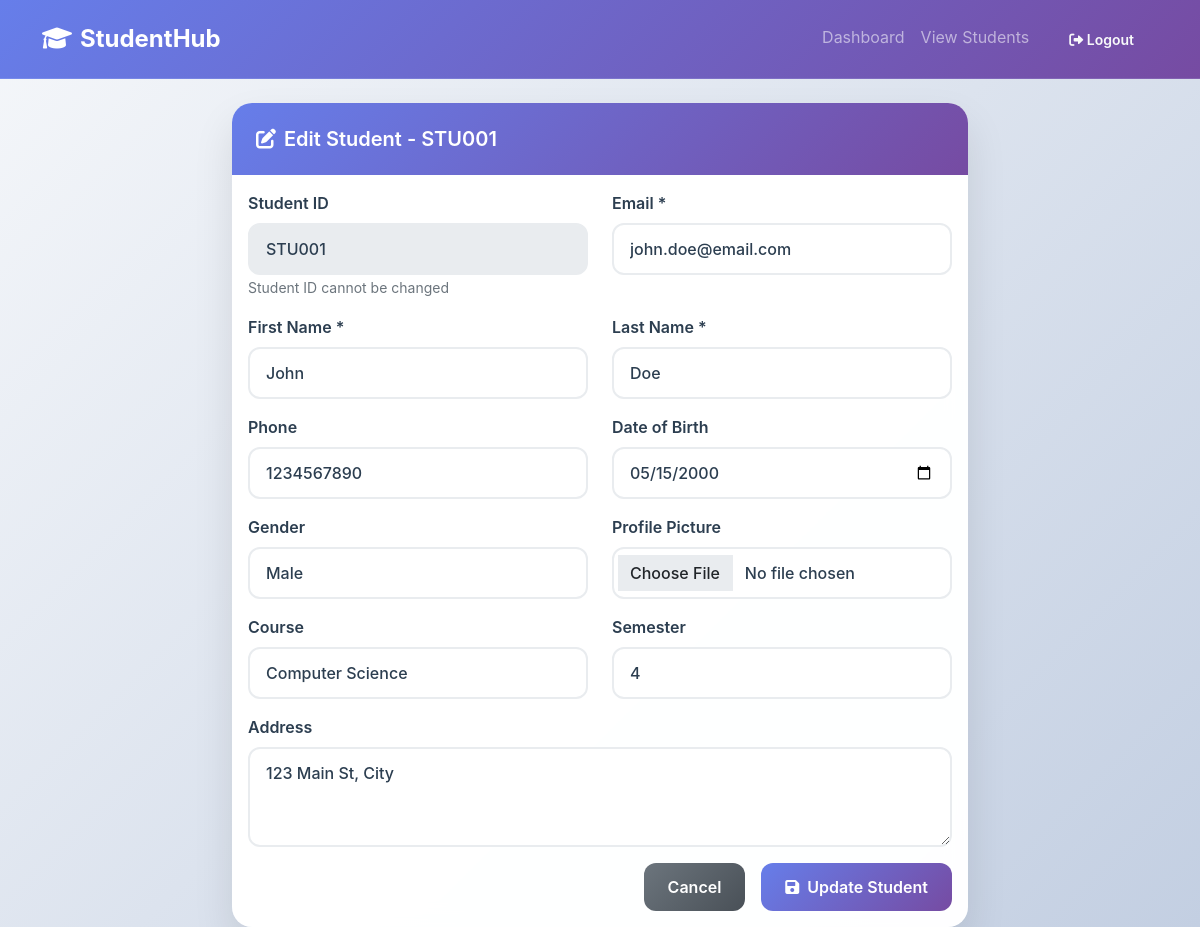
Page /edit_student.php?id=1 (signed in) on the committed database.
### tables this page shows
CREATE TABLE IF NOT EXISTS students (
    id INT AUTO_INCREMENT PRIMARY KEY,
    student_id VARCHAR(20) UNIQUE NOT NULL,
    first_name VARCHAR(50) NOT NULL,
    last_name VARCHAR(50) NOT NULL,
    email VARCHAR(100) UNIQUE NOT NULL,
    phone VARCHAR(15),
    date_of_birth DATE,
    gender ENUM('Male', 'Female', 'Other'),
    address TEXT,
    course VARCHAR(100),
    semester INT,
    profile_picture VARCHAR(255),
    created_at TIMESTAMP DEFAULT CURRENT_TIMESTAMP,
    updated_at TIMESTAMP DEFAULT CURRENT_TIMESTAMP ON UPDATE CURRENT_TIMESTAMP
);

### config.php (called while the page is built, shortened)
<?php
function getUserTheme() {
    return isset($_COOKIE['user_theme']) ? $_COOKIE['user_theme'] : 'light';
}
?>

### edit_student.php (the view, shortened to what this page needs)
<?php
require_once 'config.php';
$student_id = (int)$_GET['id'];
try {
    $pdo = getDBConnection();
    $stmt = $pdo->prepare("SELECT * FROM students WHERE id = ?");
    $stmt->execute([$student_id]);
    $student = $stmt->fetch(PDO::FETCH_ASSOC);
} catch (Exception $e) {
    $message = 'Error: ' . $e->getMessage();
    $messageType = 'danger';
}
?>
<!DOCTYPE html>
<html lang="en">
<head>
    <link href="https://cdn.jsdelivr.net/npm/bootstrap@5.1.3/dist/css/bootstrap.min.css" rel="stylesheet">
    <link href="https://cdnjs.cloudflare.com/ajax/libs/font-awesome/6.0.0/css/all.min.css" rel="stylesheet">
</head>
<body class="<?php echo (getUserTheme() == 'dark') ? 'dark-theme' : ''; ?>">
<nav class="navbar navbar-expand-lg navbar-dark">
    <div class="container">
        <a class="navbar-brand fw-bold" href="dashboard.php">
            <i class="fas fa-graduation-cap me-2"></i>StudentHub
        </a>
        <div class="navbar-nav ms-auto">
            <a class="nav-link" href="dashboard.php">Dashboard</a>
            <a class="nav-link" href="view_students.php">View Students</a>
            <a class="btn btn-outline-light btn-sm ms-2" href="logout.php">
                <i class="fas fa-sign-out-alt"></i> Logout
            </a>
        </div>
    </div>
</nav>
<div class="container mt-4">
    <div class="row">
        <div class="col-md-8 mx-auto">
            <div class="card">
                <div class="card-header">
                    <h5 class="mb-0">
                        <i class="fas fa-edit me-2"></i>Edit Student - <?php echo htmlspecialchars($student['student_id']); ?>
                    </h5>
                </div>
                <div class="card-body">
                    <form method="POST" enctype="multipart/form-data">
                        <div class="row">
                            <div class="col-md-6 mb-3">
                                <label for="student_id" class="form-label">Student ID</label>
                                <input type="text" class="form-control" id="student_id"
                                       value="<?php echo htmlspecialchars($student['student_id']); ?>" disabled>
                                <small class="text-muted">Student ID cannot be changed</small>
                            </div>
                            <div class="col-md-6 mb-3">
                                <label for="email" class="form-label">Email *</label>
                                <input type="email" class="form-control" id="email" name="email"
                                       value="<?php echo htmlspecialchars($student['email']); ?>" required>
                            </div>
                        </div>
                        <div class="row">
                            <div class="col-md-6 mb-3">
                                <label for="first_name" class="form-label">First Name *</label>
                                <input type="text" class="form-control" id="first_name" name="first_name"
                                       value="<?php echo htmlspecialchars($student['first_name']); ?>" required>
                            </div>
                            <div class="col-md-6 mb-3">
                                <label for="last_name" class="form-label">Last Name *</label>
                                <input type="text" class="form-control" id="last_name" name="last_name"
                                       value="<?php echo htmlspecialchars($student['last_name']); ?>" required>
                            </div>
                        </div>
                        <div class="row">
                            <div class="col-md-6 mb-3">
                                <label for="phone" class="form-label">Phone</label>
                                <input type="tel" class="form-control" id="phone" name="phone"
                                       value="<?php echo htmlspecialchars($student['phone']); ?>">
                            </div>
                            <div class="col-md-6 mb-3">
                                <label for="date_of_birth" class="form-label">Date of Birth</label>
                                <input type="date" class="form-control" id="date_of_birth" name="date_of_birth"
                                       value="<?php echo htmlspecialchars($student['date_of_birth']); ?>">
                            </div>
                        </div>
                        <div class="row">
                            <div class="col-md-6 mb-3">
                                <label for="gender" class="form-label">Gender</label>
                                <select class="form-select" id="gender" name="gender">
                                    <option value="Male" <?php echo ($student['gender'] == 'Male') ? 'selected' : ''; ?>>Male</option>
                                </select>
                            </div>
                            <div class="col-md-6 mb-3">
                                <label for="profile_picture" class="form-label">Profile Picture</label>
                                <input type="file" class="form-control" id="profile_picture" name="profile_picture" accept="image/*">
                            </div>
                        </div>
                        <div class="row">
                            <div class="col-md-6 mb-3">
                                <label for="course" class="form-label">Course</label>
                                <input type="text" class="form-control" id="course" name="course"
                                       value="<?php echo htmlspecialchars($student['course']); ?>">
                            </div>
                            <div class="col-md-6 mb-3">
                                <label for="semester" class="form-label">Semester</label>
                                <select class="form-select" id="semester" name="semester">
                                    <?php for ($i = 1; $i <= 8; $i++): ?>
                                        <option value="<?php echo $i; ?>" <?php echo ($student['semester'] == $i) ? 'selected' : ''; ?>><?php echo $i; ?></option>
                                    <?php endfor; ?>
                                </select>
                            </div>
                        </div>
                        <div class="mb-3">
                            <label for="address" class="form-label">Address</label>
                            <textarea class="form-control" id="address" name="address" rows="3"><?php echo htmlspecialchars($student['address']); ?></textarea>
                        </div>
                        <div class="d-grid gap-2 d-md-flex justify-content-md-end">
                            <a href="view_students.php" class="btn btn-secondary me-md-2">Cancel</a>
                            <button type="submit" class="btn btn-primary">
                                <i class="fas fa-save me-2"></i>Update Student
                            </button>
                        </div>
                    </form>
                </div>
            </div>
        </div>
    </div>
</div>
</body>
</html>

### edit_student.php (style rules this page uses)
:root { --primary-gradient: linear-gradient(135deg, #667eea 0%, #764ba2 100%); --secondary-gradient: linear-gradient(135deg, #f093fb 0%, #f5576c 100%); --success-gradient: linear-gradient(135deg, #4facfe 0%, #00f2fe 100%); --dark-bg: #0f0f0f; --dark-surface: #1e1e1e; --dark-border: #333; --text-primary: #2c3e50; --text-secondary: #6c757d; }
* { font-family: -apple-system, BlinkMacSystemFont, 'Segoe UI', Roboto, Oxygen, Ubuntu, Cantarell, sans-serif; }
body { background: linear-gradient(135deg, #f5f7fa 0%, #c3cfe2 100%); min-height: 100vh; transition: all 0.3s ease; }
.navbar { background: var(--primary-gradient) !important; backdrop-filter: blur(10px); border-bottom: 1px solid rgba(255,255,255,0.1); padding: 1rem 0; }
.navbar-brand { font-weight: 700; font-size: 1.5rem; color: #fff !important; }
.card { border: none; border-radius: 20px; box-shadow: 0 20px 40px rgba(0,0,0,0.1); backdrop-filter: blur(10px); background: rgba(255,255,255,0.98); transition: all 0.3s ease; color: #2c3e50; }
.card-body { color: #2c3e50; }
.card-header { background: var(--primary-gradient); color: white; border-radius: 20px 20px 0 0 !important; padding: 1.5rem; border: none; }
.card-header h5 { margin: 0; font-weight: 600; }
.form-control, .form-select { border-radius: 12px; border: 2px solid #e9ecef; padding: 0.75rem 1rem; transition: all 0.3s ease; background: rgba(255,255,255,0.95); backdrop-filter: blur(10px); color: #2c3e50; font-weight: 500; }
.form-label { color: #2c3e50; font-weight: 600; margin-bottom: 0.5rem; }
.btn { border-radius: 12px; font-weight: 600; padding: 0.75rem 1.5rem; transition: all 0.3s ease; border: none; }
.btn-primary { background: var(--primary-gradient); color: white; }
.btn-secondary { background: linear-gradient(135deg, #6c757d 0%, #495057 100%); color: white; }
.card { animation: slideInUp 0.6s ease forwards; }

### rows in the picture
students: student "STU001", email "john.doe@email.com", first_name "John", last_name "Doe", phone "1234567890", date_of_birth "05/15/2000", gender "Male", course "Computer Science", semester "4", address "123 Main St, City"
